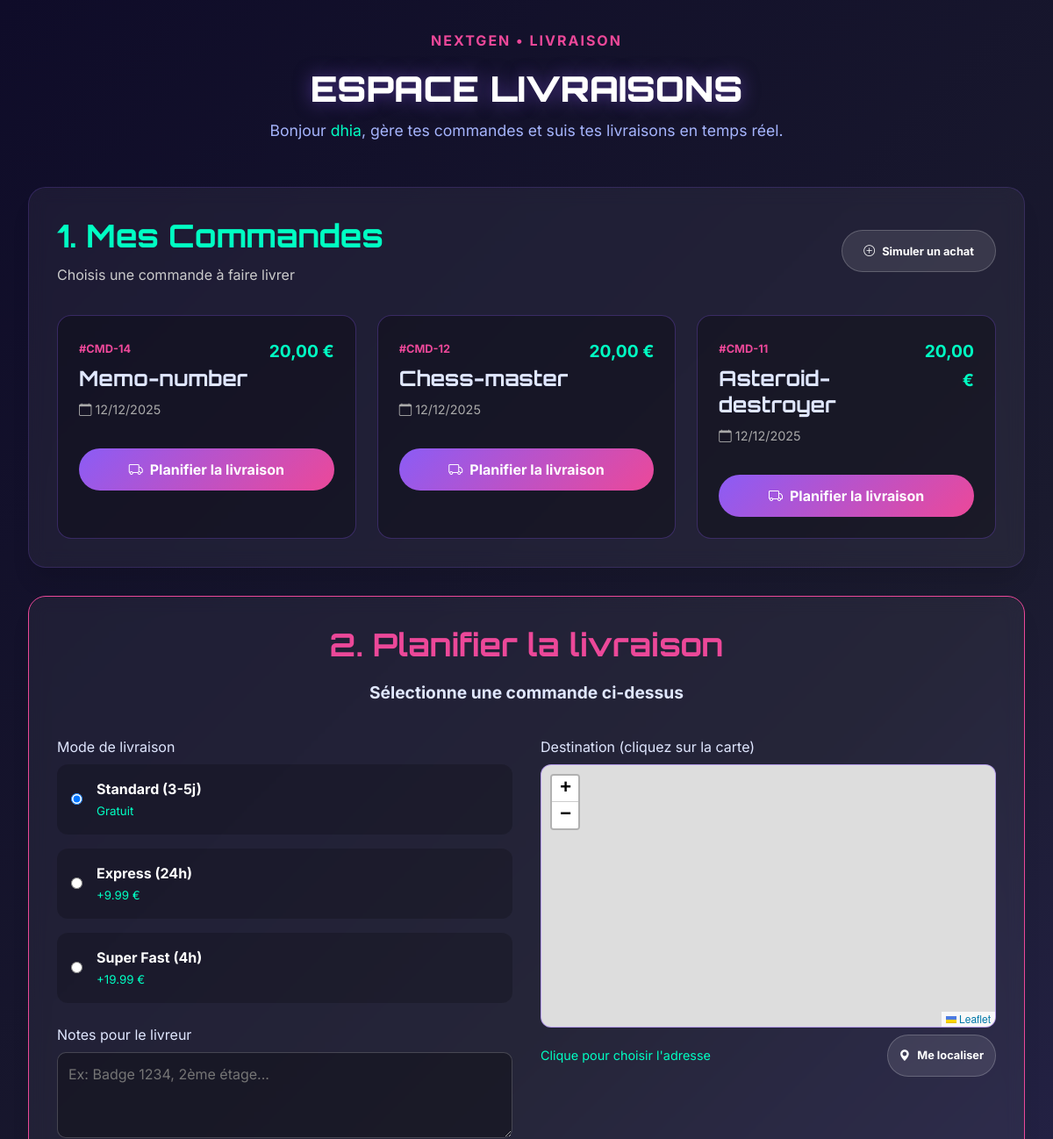
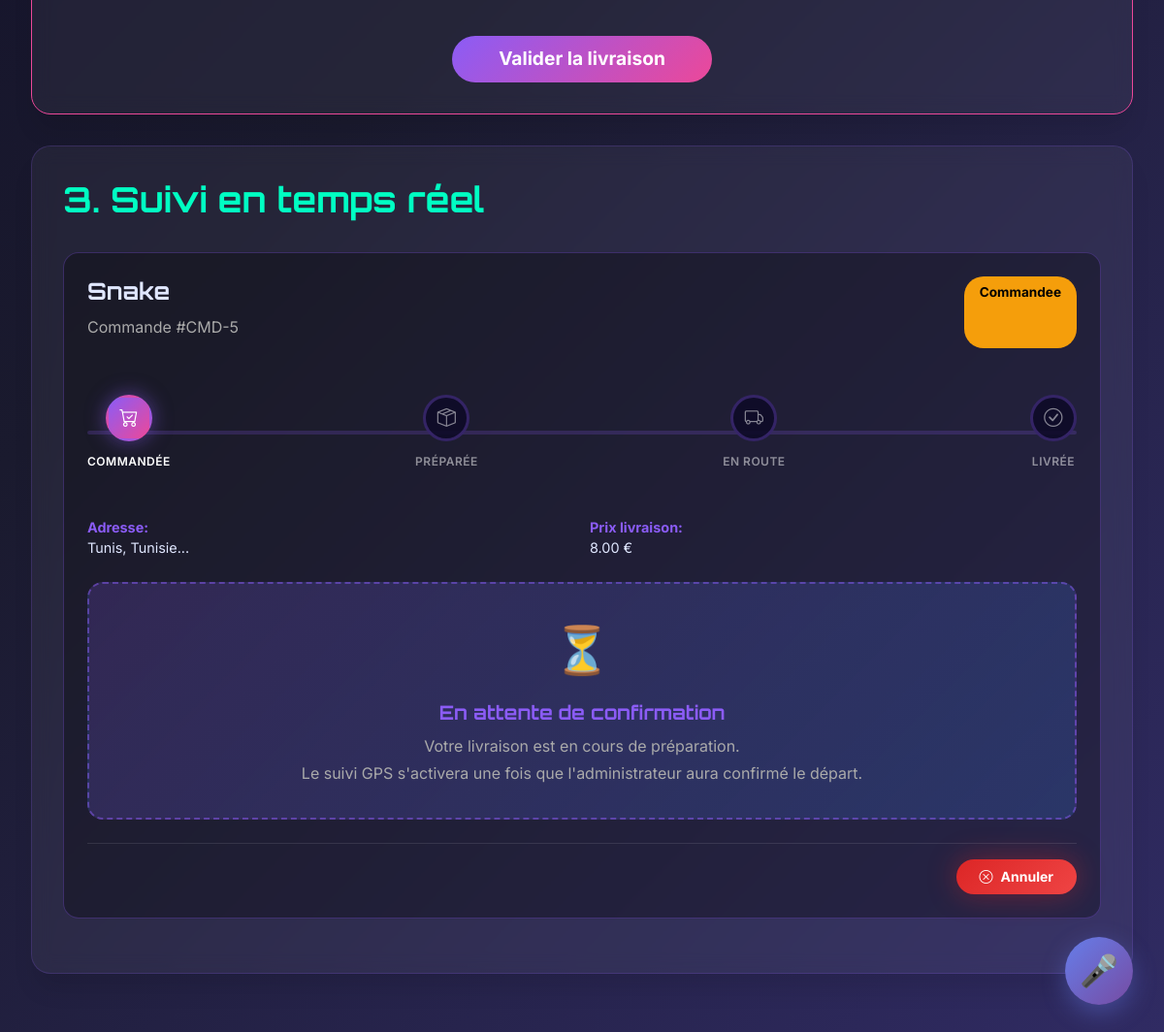
Screenshot of /view/livraison.php (signed in) with the database file from the repository (2 pictures, top to bottom).
### tables this page shows
CREATE TABLE `users` (
  `id` int(11) NOT NULL,
  `nom` varchar(50) NOT NULL,
  `prenom` varchar(50) NOT NULL,
  `email` varchar(100) NOT NULL,
  `telephone` varchar(20) NOT NULL,
  `mdp` varchar(255) NOT NULL,
  `role` enum('user','admin') DEFAULT 'user',
  `created_at` timestamp NOT NULL DEFAULT current_timestamp(),
  `photo_profil` varchar(255) DEFAULT NULL,
  `credits` decimal(10,2) DEFAULT 0.00,
  `last_login` datetime DEFAULT NULL,
  `email_verified` tinyint(1) DEFAULT 0,
  `verification_code` char(6) DEFAULT NULL,
  `verification_expires` datetime DEFAULT NULL,
  `statut` enum('actif','suspendu','banni') DEFAULT 'actif',
  `date_inscription` datetime DEFAULT current_timestamp()
);

CREATE TABLE `jeux_owned` (
  `owned_id` int(11) NOT NULL,
  `id` int(11) NOT NULL,
  `id_jeu` int(11) NOT NULL,
  `score` int(11) DEFAULT 0,
  `date_achat` datetime DEFAULT current_timestamp()
);

CREATE TABLE `jeu` (
  `id_jeu` int(11) NOT NULL,
  `titre` varchar(255) NOT NULL,
  `prix` decimal(10,2) NOT NULL DEFAULT 0.00,
  `src_img` varchar(500) DEFAULT NULL,
  `video_src` varchar(500) DEFAULT NULL,
  `description` text DEFAULT NULL,
  `id_categorie` int(11) DEFAULT NULL
);

CREATE TABLE `livraisons` (
  `id_livraison` int(11) NOT NULL,
  `id_user` int(11) NOT NULL,
  `id_jeu` int(11) NOT NULL,
  `date_commande` datetime DEFAULT current_timestamp(),
  `adresse_complete` text NOT NULL,
  `position_lat` decimal(10,8) NOT NULL,
  `position_lng` decimal(11,8) NOT NULL,
  `mode_paiement` enum('credit_site','espece_livraison') NOT NULL DEFAULT 'credit_site',
  `prix_livraison` decimal(8,3) NOT NULL DEFAULT 8.000,
  `statut` enum('commandee','emballee','en_transit','livree') NOT NULL DEFAULT 'commandee'
);

### view/livraison_gaming.php (the view, shortened to what the rows shown need)
<!DOCTYPE html>
<html lang="fr">
<head>
    <link rel="stylesheet" href="https://cdn.jsdelivr.net/npm/bootstrap-icons@1.11.3/font/bootstrap-icons.min.css">
    <link rel="stylesheet" href="css/nextgen-design-system.css">
    <link rel="stylesheet" href="https://unpkg.com/maplibre-gl@3.6.2/dist/maplibre-gl.css">
    <link rel="stylesheet" href="https://unpkg.com/leaflet@1.9.4/dist/leaflet.css">
    <link rel="stylesheet" href="https://cdn.jsdelivr.net/npm/sweetalert2@11/dist/sweetalert2.min.css">
</head>
<body>
<main>
    <header>
        <h1>ESPACE LIVRAISONS</h1>
        <p>
            <?php if ($profil): ?>
                Bonjour <span><?php echo htmlspecialchars($profil['prenom']); ?></span>, gère tes commandes et suis tes livraisons en temps réel.
            <?php else: ?>
                Gère tes commandes et suis tes livraisons en temps réel.
            <?php endif; ?>
        </p>
    </header>
    <section class="card page-enter stagger-1">
        <div style="display: flex; justify-content: space-between; align-items: center; margin-bottom: 2rem;">
            <div>
                <h2 style="margin: 0; color: #00ffc3;">1. Mes Commandes</h2>
            </div>
        </div>
        <?php if (empty($commandes)): ?>
            <div style="text-align: center; padding: 2rem; border: 2px dashed rgba(255,255,255,0.1); border-radius: 1rem;">
                <i class="bi bi-cart-x" style="font-size: 3rem; color: #666;"></i>
                <p>Aucune commande en attente de livraison.</p>
            </div>
        <?php else: ?>
            <div class="commandes-grid">
                <?php foreach ($commandes as $commande): ?>
                    <article class="commande-card card-hover card-glow">
                        <div style="display: flex; justify-content: space-between;">
                            <div>
                                <span style="color: #ec4899; font-size: 0.8rem; font-weight: bold;">#<?php echo htmlspecialchars($commande['numero_commande']); ?></span>
                                <h3 style="margin: 0.5rem 0;"><?php echo htmlspecialchars($commande['nom_jeu'] ?? 'Jeu'); ?></h3>
                                <p style="font-size: 0.9rem; color: #aaa;">
                                    <i class="bi bi-calendar"></i> <?php echo date('d/m/Y', strtotime($commande['date_commande'])); ?>
                                </p>
                            </div>
                            <div style="text-align: right;">
                                <p style="font-size: 1.2rem; font-weight: bold; color: #00ffc3; margin: 0;">
                                    <?php echo number_format((float)$commande['total'], 2, ',', ' '); ?> €
                                </p>
                            </div>
                        </div>
                        <?php if (in_array($commande['id_jeu'], $idsCommandesLivrees ?? [])): ?>
                            <button class="btn secondary" disabled style="width: 100%; margin-top: 1rem; opacity: 0.5;">
                                <i class="bi bi-check-circle"></i> Livraison déjà planifiée
                            </button>
                        <?php else: ?>
                            <button class="btn primary planifier-btn ripple" type="button" style="width: 100%; margin-top: 1rem;"
                                    data-commande="<?php echo (int)$commande['id_jeu']; ?>"
                                    data-commande-label="#<?php echo htmlspecialchars($commande['numero_commande']); ?> - <?php echo htmlspecialchars($commande['nom_jeu'] ?? 'Jeu'); ?>">
                                <i class="bi bi-truck"></i> Planifier la livraison
                            </button>
                        <?php endif; ?>
                    </article>
                <?php endforeach; ?>
            </div>
        <?php endif; ?>
    </section>
    <section class="card page-enter stagger-2" id="planifier-section" style="border-color: #ec4899;">
        <form method="post" id="livraisonForm">
            <div style="text-align: center; margin-bottom: 2rem;">
                <h2 style="color: #ec4899;">2. Planifier la livraison</h2>
            </div>
        </form>
    </section>
    <section class="card page-enter stagger-3">
        <h2 style="color: #00ffc3; margin-bottom: 2rem;">3. Suivi en temps réel</h2>
        <?php if (empty($livraisons)): ?>
            <p style="text-align: center; color: #aaa;">Aucune livraison programmée.</p>
        <?php else: ?>
            <?php foreach ($livraisons as $livraison): ?>
                <article class="livraison-card card-hover">
                    <div style="display: flex; justify-content: space-between; flex-wrap: wrap; gap: 1rem;">
                        <div>
                            <h3 style="margin: 0;"><?php echo htmlspecialchars($livraison['nom_jeu'] ?? 'Jeu'); ?></h3>
                            <p style="margin: 0.5rem 0; color: #aaa;">
                                Commande #<?php echo htmlspecialchars($livraison['numero_commande']); ?>
                            </p>
                        </div>
                        <span class="badge badge-<?php echo htmlspecialchars($livraison['statut']); ?> badge-animated <?php echo in_array(strtolower($livraison['statut']), ['en_route', 'en_transit']) ? 'badge-pulse' : ''; ?>">
                            <?php echo ucfirst($livraison['statut']); ?>
                        </span>
                    </div>
                    <?php
                    $statusLower = strtolower($livraison['statut']);
                    $steps = ['commandee' => 0, 'preparée' => 1, 'emballee' => 1, 'en_route' => 2, 'en_transit' => 2, 'livree' => 3, 'livrée' => 3];
                    $currentStep = $steps[$statusLower] ?? 0;
                    ?>
                    <div class="delivery-progress">
                        <div class="step <?php echo $currentStep >= 0 ? ($currentStep > 0 ? 'completed' : 'active') : ''; ?>">
                            <div class="step-icon"><i class="bi bi-cart-check"></i></div>
                            <span class="step-label">Commandée</span>
                        </div>
                        <div class="step <?php echo $currentStep >= 1 ? ($currentStep > 1 ? 'completed' : 'active') : ''; ?>">
                            <div class="step-icon"><i class="bi bi-box-seam"></i></div>
                            <span class="step-label">Préparée</span>
                        </div>
                        <div class="step <?php echo $currentStep >= 2 ? ($currentStep > 2 ? 'completed' : 'active') : ''; ?>">
                            <div class="step-icon"><i class="bi bi-truck"></i></div>
                            <span class="step-label">En Route</span>
                        </div>
                        <div class="step <?php echo $currentStep >= 3 ? 'completed' : ''; ?>">
                            <div class="step-icon"><i class="bi bi-check-circle"></i></div>
                            <span class="step-label">Livrée</span>
                        </div>
                    </div>
                    <div style="margin: 1.5rem 0; display: grid; grid-template-columns: repeat(auto-fit, minmax(200px, 1fr)); gap: 1rem; font-size: 0.9rem;">
                        <div>
                            <strong style="color: #8b5cf6;">Adresse:</strong><br>
                            <?php echo htmlspecialchars(substr($livraison['adresse_complete'] ?? '', 0, 50)); ?>...
                        </div>
                        <div>
                            <strong style="color: #8b5cf6;">Prix livraison:</strong><br>
                            <?php echo number_format((float)($livraison['prix_livraison'] ?? 0), 2); ?> €
                        </div>
                    </div>
                    <?php
                    $statusLower = strtolower($livraison['statut']);
                    $isTracking = in_array($statusLower, ['en_route', 'en route', 'en_transit', 'livree', 'livrée']);
                    ?>
                    <?php if ($isTracking && !empty($livraison['position_lat'])): ?>
                        <div class="trajet-map" id="map-<?php echo (int)$livraison['id_livraison']; ?>"
                             data-lat="<?php echo $livraison['position_lat']; ?>"
                             data-lng="<?php echo $livraison['position_lng']; ?>"
                             data-current-lat="<?php echo $livraison['trajet']['position_lat'] ?? $livraison['position_lat']; ?>"
                             data-current-lng="<?php echo $livraison['trajet']['position_lng'] ?? $livraison['position_lng']; ?>">
                        </div>
                        <div style="text-align: center; margin-top: 1rem;">
                            <a href="tracking.php?id_livraison=<?php echo (int)$livraison['id_livraison']; ?>"
                               class="btn btn-primary" target="_blank">
                                <i class="bi bi-arrows-fullscreen"></i> Plein écran
                            </a>
                        </div>
                    <?php elseif (in_array($statusLower, ['commandee', 'commandée', 'preparee', 'preparée', 'préparée', 'emballee', 'emballée'])): ?>
                        <div style="background: linear-gradient(135deg, rgba(139, 92, 246, 0.2), rgba(59, 130, 246, 0.2));
                                    border: 2px dashed rgba(139, 92, 246, 0.5);
                                    border-radius: 16px;
                                    padding: 2rem;
                                    text-align: center;
                                    margin: 1.5rem 0;">
                            <div style="font-size: 3rem; margin-bottom: 1rem;">⏳</div>
                            <h4 style="color: #8b5cf6; margin: 0 0 0.5rem 0;">En attente de confirmation</h4>
                            <p style="color: #aaa; margin: 0;">
                                Votre livraison est en cours de préparation.<br>
                                Le suivi GPS s'activera une fois que l'administrateur aura confirmé le départ.
                            </p>
                        </div>
                    <?php endif; ?>
                    <div style="margin-top: 1.5rem; border-top: 1px solid rgba(255,255,255,0.1); padding-top: 1rem; text-align: right;">
                        <form method="post" onsubmit="return confirm('Annuler cette livraison ?');" style="display: inline;">
                            <button class="btn btn-danger btn-sm">
                                <i class="bi bi-x-circle"></i> Annuler
                            </button>
                        </form>
                    </div>
                </article>
            <?php endforeach; ?>
        <?php endif; ?>
    </section>
</main>
</body>
</html>

### rows the page displays
users: prenom "dhia"
jeux_owned: numero_commande "CMD-14", id_jeu.titre "Memo-number", date_achat "12/12/2025", id_jeu.prix "20,00"
jeux_owned: numero_commande "CMD-12", id_jeu.titre "Chess-master", date_achat "12/12/2025", id_jeu.prix "20,00"
jeux_owned: numero_commande "CMD-11", id_jeu.titre "Asteroid-destroyer", date_achat "12/12/2025", id_jeu.prix "20,00"
livraisons: id_jeu.titre "Snake", numero_commande "CMD-5", statut "Commandee", adresse_complete "Tunis, Tunisie", prix_livraison "8.00", shows "En attente de confirmation"

### other values shown
$mode['label'] "Standard (3-5j)"
$mode['label'] "Express (24h)"
$mode['price'] "9.99"
$mode['label'] "Super Fast (4h)"
$mode['price'] "19.99"
